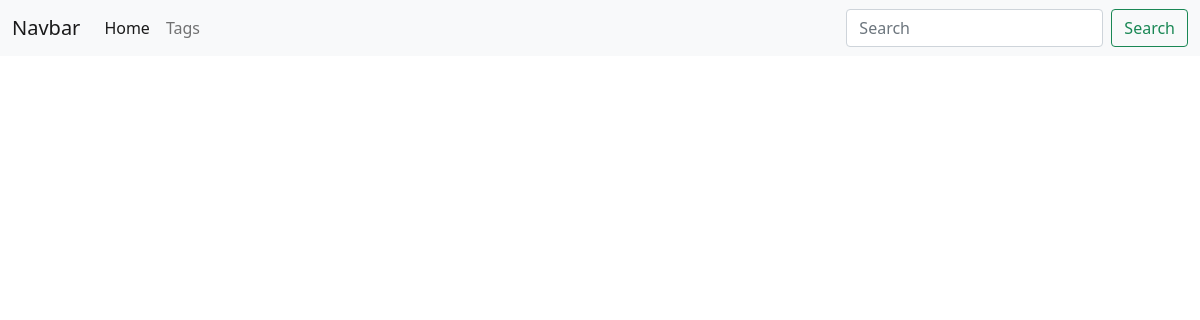
The page /categorys/ on the database as committed earlier.
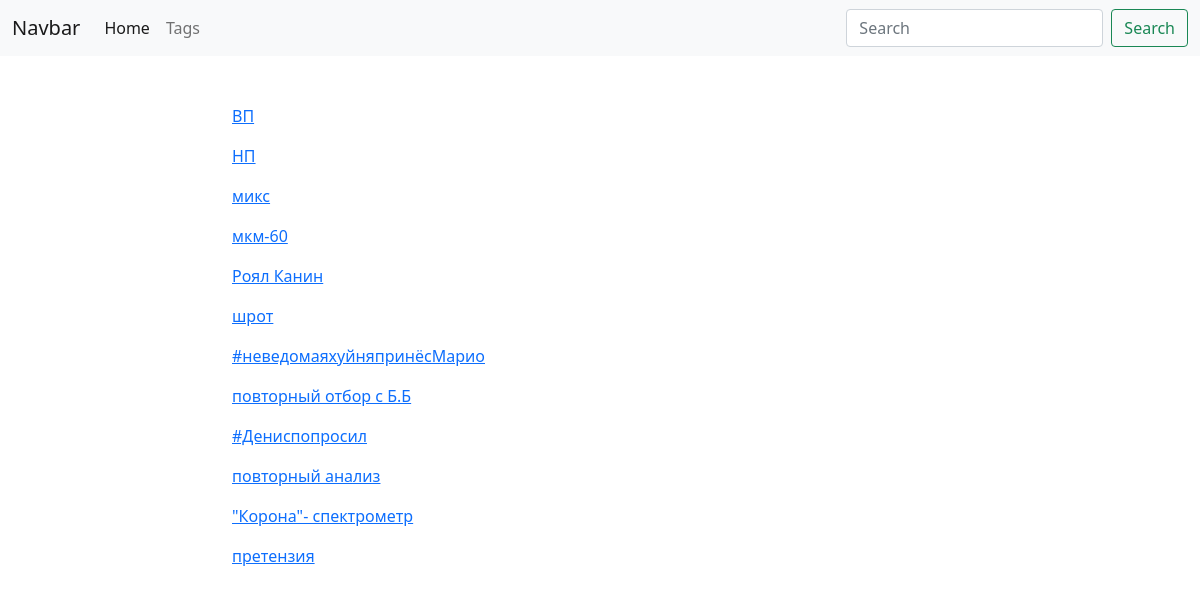
The same page on the database as committed later.
### main/models.py (models this page shows, shortened)
class Category(models.Model):
    name = models.CharField(max_length=50, unique=True)
    slug = models.SlugField(unique=True)
    def get_absolute_url(self):
        return reverse('category_detail_url', kwargs={'slug': self.slug})

### main/views.py (the view)
# urls.py: path('categorys/', categorys_list, name='categorys_list_url'),
def categorys_list(request):
    categorys = Category.objects.all()
    context = {
        'categorys':categorys
    }
    return render(request, 'main/categorys_list.html', context)

### main/templates/main/categorys_list.html (shortened to what this page needs)
{% extends 'main/base_main.html' %}
{% block content %}
   {% for category in categorys %}
       <p><a href="{{ category.get_absolute_url }}">{{ category.name }}</a></p>
   {% endfor %}
{% endblock content %}

### main/templates/main/base_main.html
{% extends 'base.html' %}

### templates/base.html (shortened to what this page needs)
<!doctype html>
<html lang="en">
  <head>
    <link href="https://cdn.jsdelivr.net/npm/bootstrap@5.1.1/dist/css/bootstrap.min.css" rel="stylesheet">
  </head>
  <body>
    <nav class="navbar navbar-expand-lg navbar-light bg-light">
      <div class="container-fluid">
        <a class="navbar-brand" href="#">Navbar</a>
        <div class="collapse navbar-collapse" id="navbarSupportedContent">
          <ul class="navbar-nav me-auto mb-2 mb-lg-0">
            <li class="nav-item">
              <a class="nav-link active" aria-current="page" href="{% url 'samples_list_url' %}">Home</a>
            </li>
            <li class="nav-item">
              <a class="nav-link" href="{% url 'categorys_list_url' %}">Tags</a>
            </li>
          </ul>
          <form class="d-flex">
            <input class="form-control me-2" type="search" placeholder="Search" aria-label="Search">
            <button class="btn btn-outline-success" type="submit">Search</button>
          </form>
        </div>
      </div>
    </nav>
    <div class="container mt-5">
      <div class="row">
        <div class="col-6 offset-md-2">
          {% block content %}{% endblock content %}
        </div>
      </div>
    </div>
  </body>
</html>

Rows that differ between the two databases and show on the page:
now on this page (row unchanged): Category: name "ВП"
now on this page (row unchanged): Category: name "НП"
now on this page (row unchanged): Category: name "микс"
now on this page (row edited): Category: name "мкм-60"
added Category: name "Роял Канин"
added Category: name "шрот"
added Category: name "#неведомаяхуйняпринёсМарио"
added Category: name "повторный отбор с Б.Б"
added Category: name "#Дениспопросил"
added Category: name "повторный анализ"
added Category: name "\"Корона\"- спектрометр"
added Category: name "претензия"
